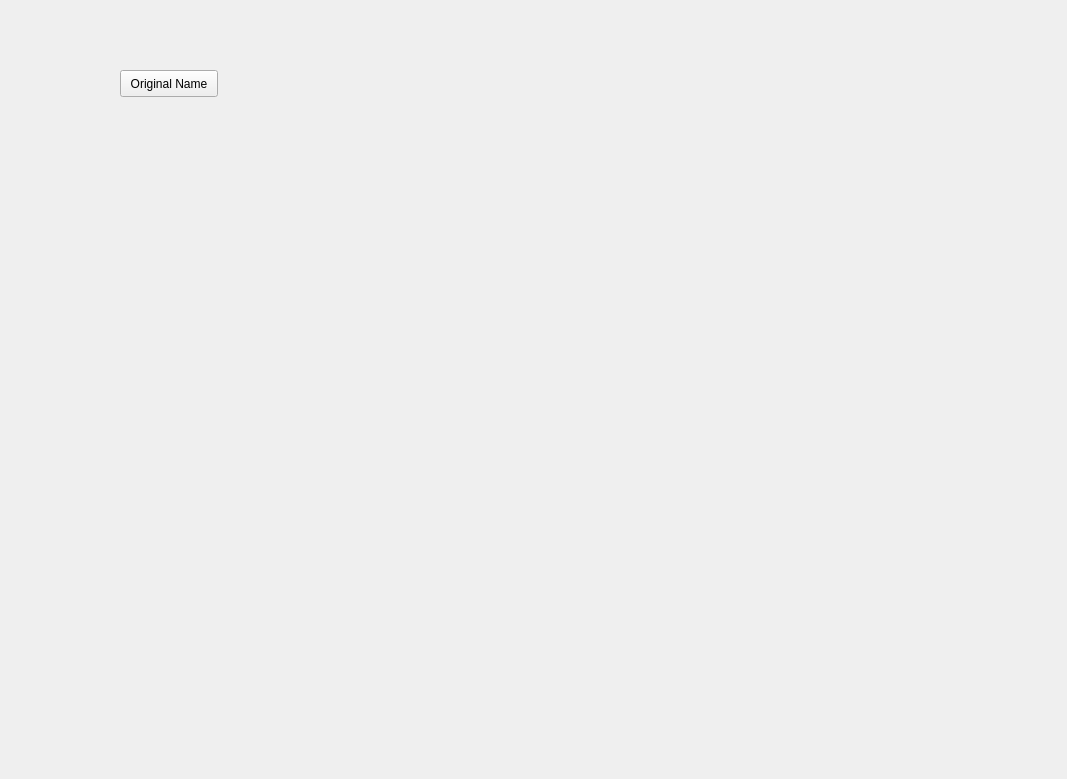
<?xml version="1.0" encoding="UTF-8"?>
<ui version="4.0">
 <class>Form</class>
 <widget class="QWidget" name="Form">
  <property name="geometry">
   <rect>
    <x>0</x>
    <y>0</y>
    <width>1067</width>
    <height>779</height>
   </rect>
  </property>
  <property name="windowTitle">
   <string>Form</string>
  </property>
  <widget class="QPushButton" name="Test">
   <property name="geometry">
    <rect>
     <x>120</x>
     <y>70</y>
     <width>98</width>
     <height>27</height>
    </rect>
   </property>
   <property name="text">
    <string>Original Name</string>
   </property>
  </widget>
 </widget>
 <resources/>
 <connections/>
</ui>
